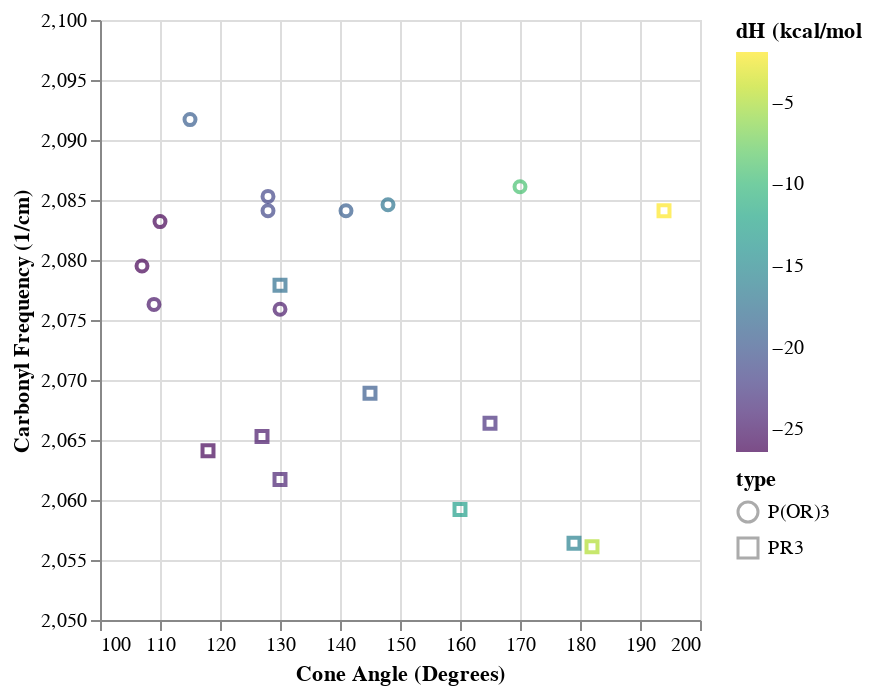

Write notebook code for a chart like this one.
### Markdown cell above
```{index} single: interactivity ; pan and zoom
```

(11.2)=
## 11.2 Panning & Zooming with `interactive()`

One of the major advantages of Altair over seaborn and matplotlib is the ability to interact with plots in Altair. This can take many forms, the most basic of which is the ability to pan and zoom. This can be enabled by adding the `interactive()` method to a `Chart` object. Now by dragging and scrolling, the user can pan and zoom the plot, respectively. Double click to reset the plot.

### Code cell
alt.Chart(ligands).mark_point().encode(
    alt.X('cone_angle').scale(domain=[100, 200]).title('Cone Angle (Degrees)'),
    alt.Y('CO_freq').scale(domain=[2050,2100]).title('Carbonyl Frequency (1/cm)'),
    alt.Color('dH').scale(scheme='viridis').title('dH (kcal/mol'),
    alt.Shape('type')
).interactive()

### Figure 1 — Vega-Lite specification as saved in the notebook (floating-point values rounded to 4 significant figures)
{"config": {"view": {"continuousWidth": 300, "continuousHeight": 300}}, "data": {"name": "data-46b0081d3582b48eb4c5c79d5e5902b1"}, "mark": {"type": "point"}, "encoding": {"color": {"field": "dH", "scale": {"scheme": "viridis"}, "title": "dH (kcal/mol", "type": "quantitative"}, "shape": {"field": "type", "type": "nominal"}, "x": {"field": "cone_angle", "scale": {"domain": [100, 200]}, "title": "Cone Angle (Degrees)", "type": "quantitative"}, "y": {"field": "CO_freq", "scale": {"domain": [2050, 2100]}, "title": "Carbonyl Frequency (1/cm)", "type": "quantitative"}}, "params": [{"name": "param_1", "select": {"type": "interval", "encodings": ["x", "y"]}, "bind": "scales"}], "$schema": "https://vega.github.io/schema/vega-lite/v5.20.1.json", "datasets": {"data-46b0081d3582b48eb4c5c79d5e5902b1": [{"ligand": "P(OMe)3", "dH": -26.4, "cone_angle": 107, "CO_freq": 2080.0, "type": "P(OR)3"}, {"ligand": "P(OCH2CH2Cl)3", "dH": -26.4, "cone_angle": 110, "CO_freq": 2083.0, "type": "P(OR)3"}, {"ligand": "PMe3", "dH": -26.2, "cone_angle": 118, "CO_freq": 2064.0, "type": "PR3"}, {"ligand": "P(OEt)3", "dH": -25.2, "cone_angle": 109, "CO_freq": 2076.0, "type": "P(OR)3"}, {"ligand": "PMe2Ph", "dH": -25.0, "cone_angle": 127, "CO_freq": 2065.0, "type": "PR3"}, {"ligand": "P(O-iPr)3", "dH": -24.9, "cone_angle": 130, "CO_freq": 2076.0, "type": "P(OR)3"}, {"ligand": "PEt3", "dH": -24.3, "cone_angle": 130, "CO_freq": 2062.0, "type": "PR3"}, {"ligand": "PBn3", "dH": -23.2, "cone_angle": 165, "CO_freq": 2066.0, "type": "PR3"}, {"ligand": "P(OPh)3", "dH": -21.4, "cone_angle": 128, "CO_freq": 2085.0, "type": "P(OR)3"}, {"ligand": "P(O-p-PhOCH3)3", "dH": -21.3, "cone_angle": 128, "CO_freq": 2084.0, "type": "P(OR)3"}, {"ligand": "PPh3", "dH": -19.5, "cone_angle": 145, "CO_freq": 2069.0, "type": "PR3"}, {"ligand": "P(OCH2CCI3)3", "dH": -19.4, "cone_angle": 115, "CO_freq": 2092.0, "type": "P(OR)3"}, {"ligand": "P(O-o-PhMe)3", "dH": -19.3, "cone_angle": 141, "CO_freq": 2084.0, "type": "P(OR)3"}, {"ligand": "P(CH2CH2CN)3", "dH": -17.6, "cone_angle": 130, "CO_freq": 2078.0, "type": "PR3"}, {"ligand": "P(O-o-PhiPr)3", "dH": -17.1, "cone_angle": 148, "CO_freq": 2085.0, "type": "P(OR)3"}, {"ligand": "PCy3", "dH": -15.9, "cone_angle": 179, "CO_freq": 2056.0, "type": "PR3"}, {"ligand": "PiPr3", "dH": -12.7, "cone_angle": 160, "CO_freq": 2059.0, "type": "PR3"}, {"ligand": "P(O-o-PhtBu)3", "dH": -9.1, "cone_angle": 170, "CO_freq": 2086.0, "type": "P(OR)3"}, {"ligand": "PtBu3", "dH": -4.8, "cone_angle": 182, "CO_freq": 2056.0, "type": "PR3"}, {"ligand": "P(o-PhMe)3", "dH": -1.9, "cone_angle": 194, "CO_freq": 2084.0, "type": "PR3"}]}}
